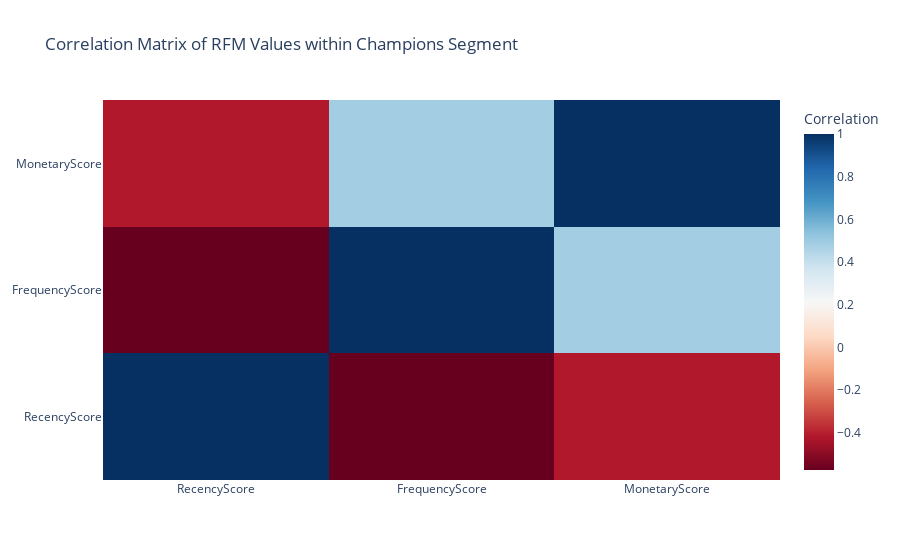

The notebook cell this image was saved under:
### Markdown cell above
Now let’s analyze the correlation of the recency, frequency, and monetary scores within the champions segment:

### Code cell
correlation_matrix = champions_segment[['RecencyScore', 'FrequencyScore', 'MonetaryScore']].corr()

# Visualize the correlation matrix using a heatmap
fig_heatmap = go.Figure(data=go.Heatmap(
                   z=correlation_matrix.values,
                   x=correlation_matrix.columns,
                   y=correlation_matrix.columns,
                   colorscale='RdBu',
                   colorbar=dict(title='Correlation')))

fig_heatmap.update_layout(title='Correlation Matrix of RFM Values within Champions Segment')

fig_heatmap.show()

### Figure 1 — Plotly figure (JSON) as saved in the notebook; plotly's stock layout.template omitted (floating-point values rounded to 4 significant figures)
{"data": [{"colorbar": {"title": {"text": "Correlation"}}, "colorscale": [[0, "rgb(103,0,31)"], [0.1, "rgb(178,24,43)"], [0.2, "rgb(214,96,77)"], [0.3, "rgb(244,165,130)"], [0.4, "rgb(253,219,199)"], [0.5, "rgb(247,247,247)"], [0.6, "rgb(209,229,240)"], [0.7, "rgb(146,197,222)"], [0.8, "rgb(67,147,195)"], [0.9, "rgb(33,102,172)"], [1, "rgb(5,48,97)"]], "type": "heatmap", "x": ["RecencyScore", "FrequencyScore", "MonetaryScore"], "y": ["RecencyScore", "FrequencyScore", "MonetaryScore"], "z": [[1, -0.5744, -0.4165], [-0.5744, 1, 0.4887], [-0.4165, 0.4887, 1]]}], "layout": {"title": {"text": "Correlation Matrix of RFM Values within Champions Segment"}}}
